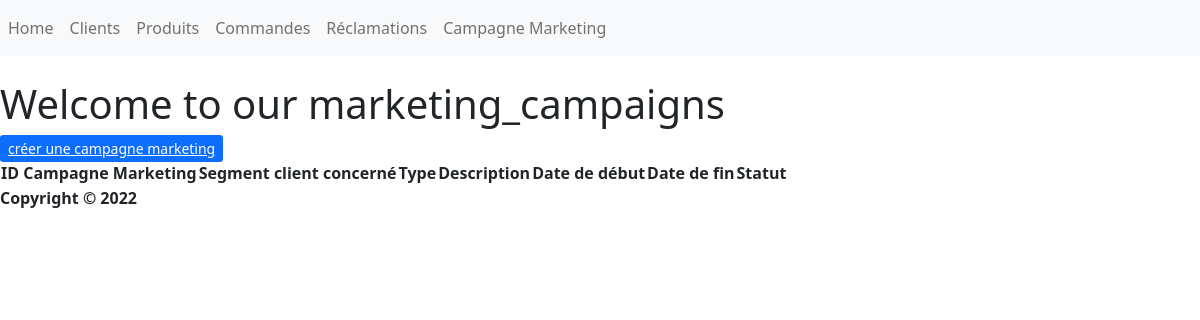
/Campagnes_Marketing/, run on an earlier commit of the app's database.
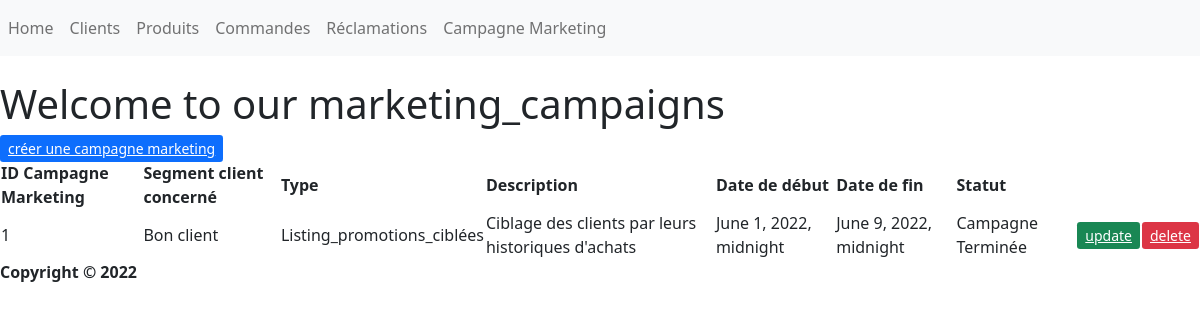
And on a later commit of the database.
### Main/models.py (models this page shows, shortened)
class Marketing (models.Model):
    CUSTOMER_SEGMENT_CHOICES=(("Bon client","Bon client"),("Nouvelle inscription","Nouvelle inscription"),("Client ponctuel","Client ponctuel"))
    customer_segment=models.CharField(max_length=255, null=True,choices=CUSTOMER_SEGMENT_CHOICES)
    description=models.CharField(max_length=255, null=True)
    start_date=models.DateTimeField(null=True)
    end_date=models.DateTimeField(null=True)
    @property
    def marketing_type(self):
        if self.customer_segment=="Bon client":
            mark_type="Listing_promotions_ciblées"
        elif self.customer_segment=="Nouvelle inscription":
            mark_type="Envoi Newsletters"
        else:
            mark_type="Invitation_webinaire"
        return mark_type
    @property
    def marketing_status(self):
        today=timezone.now()
        if self.end_date < today:
            status_res="Campagne Terminée"
        else:
            status_res="Campagne en cours"
        return status_res

### Main/views.py (the view)
# urls.py: path('Campagnes_Marketing/',marketing_campaigns, name='marketing_page'),
def marketing_campaigns(request):
    my_marketing=Marketing.objects.all()
    context={"my_marketing": my_marketing}
    return render(request,'Main/marketing_campaigns.html',context)

### Main/Templates/Main/marketing_campaigns.html
{% extends "main/base.html" %}
{% block content %}
    <header>
        <h1> Welcome to our marketing_campaigns </h1>
    </header>
<a class="btn-primary btn-sm" href="{% url 'marketing_campaigns_create' %}" role="button">créer une campagne marketing</a>
<table>
    <thead>
        <th>ID Campagne Marketing</th>
        <th>Segment client concerné</th>
        <th>Type</th>
        <th>Description</th>
        <th>Date de début</th>
        <th>Date de fin</th>
        <th>Statut</th>
    </thead>
    <tbody>
        {% for my_marketing_item in my_marketing %}
        <tr>
            <td>{{my_marketing_item.id}}</td>
            <td>{{my_marketing_item.customer_segment}}</td>
            <td>{{my_marketing_item.marketing_type}}</td>
            <td>{{my_marketing_item.description}}</td>
            <td>{{my_marketing_item.start_date}}</td>
            <td>{{my_marketing_item.end_date}}</td>
            <td>{{my_marketing_item.marketing_status}}</td>
            <td><a class="btn-success btn-sm" href="{% url 'update_marketing' my_marketing_item.id %}" role="button">update</a></td>
            <td><a class="btn-danger btn-sm" href="{% url 'delete_marketing' my_marketing_item.id %}" role="button">delete</a></td>
        </tr>
        {% endfor %}
    </tbody>
</table>
{% endblock content %}

What changed in the data, as far as the page shows it:
added Marketing: id "1", customer_segment "Bon client", marketing_type "Listing_promotions_ciblées", description "Ciblage des clients par leurs historiques d'achats", start_date "June 1, 2022, midnight", end_date "June 9, 2022, midnight", marketing_status "Campagne Terminée"
